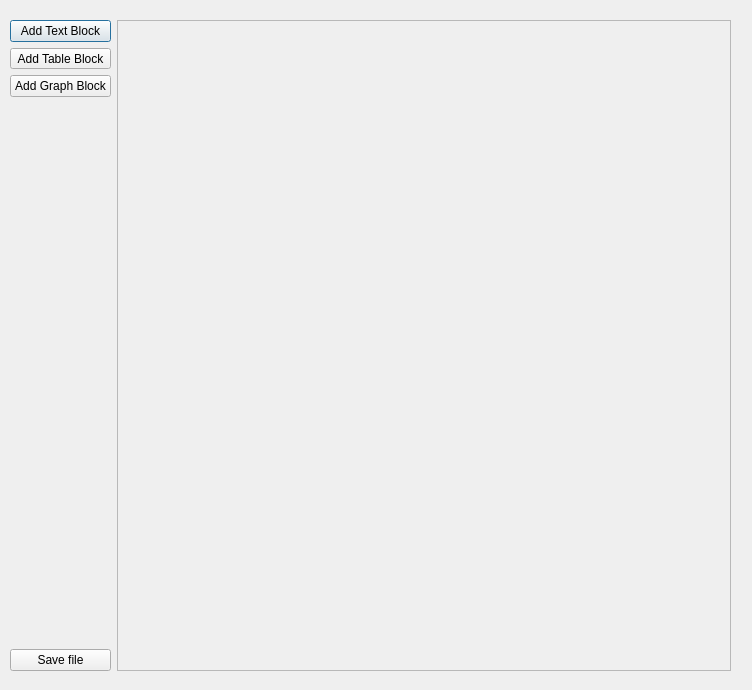
<?xml version="1.0" encoding="UTF-8"?>
<ui version="4.0">
 <class>Preview_widget</class>
 <widget class="QDialog" name="Preview_widget">
  <property name="geometry">
   <rect>
    <x>0</x>
    <y>0</y>
    <width>752</width>
    <height>690</height>
   </rect>
  </property>
  <property name="windowTitle">
   <string>Dialog</string>
  </property>
  <widget class="QWidget" name="layoutWidget">
   <property name="geometry">
    <rect>
     <x>10</x>
     <y>20</y>
     <width>721</width>
     <height>651</height>
    </rect>
   </property>
   <layout class="QHBoxLayout" name="horizontalLayout">
    <item>
     <layout class="QVBoxLayout" name="verticalLayout">
      <item>
       <widget class="QPushButton" name="AddTextButton">
        <property name="text">
         <string>Add Text Block</string>
        </property>
       </widget>
      </item>
      <item>
       <widget class="QToolButton" name="AddTableButton">
        <property name="text">
         <string>Add Table Block</string>
        </property>
        <property name="popupMode">
         <enum>QToolButton::InstantPopup</enum>
        </property>
       </widget>
      </item>
      <item>
       <widget class="QPushButton" name="AddGraphButton">
        <property name="text">
         <string>Add Graph Block</string>
        </property>
       </widget>
      </item>
      <item>
       <spacer name="verticalSpacer">
        <property name="orientation">
         <enum>Qt::Vertical</enum>
        </property>
        <property name="sizeHint" stdset="0">
         <size>
          <width>20</width>
          <height>498</height>
         </size>
        </property>
       </spacer>
      </item>
      <item>
       <widget class="QPushButton" name="SaveButton">
        <property name="text">
         <string>Save file</string>
        </property>
       </widget>
      </item>
     </layout>
    </item>
    <item>
     <widget class="QScrollArea" name="scrollArea">
      <property name="widgetResizable">
       <bool>true</bool>
      </property>
      <widget class="QWidget" name="scrollAreaWidgetContents">
       <property name="geometry">
        <rect>
         <x>0</x>
         <y>0</y>
         <width>598</width>
         <height>647</height>
        </rect>
       </property>
       <widget class="QWidget" name="gridLayoutWidget">
        <property name="geometry">
         <rect>
          <x>10</x>
          <y>0</y>
          <width>521</width>
          <height>511</height>
         </rect>
        </property>
        <layout class="QGridLayout" name="gridLayout"/>
       </widget>
      </widget>
     </widget>
    </item>
   </layout>
  </widget>
 </widget>
 <resources/>
 <connections/>
</ui>
